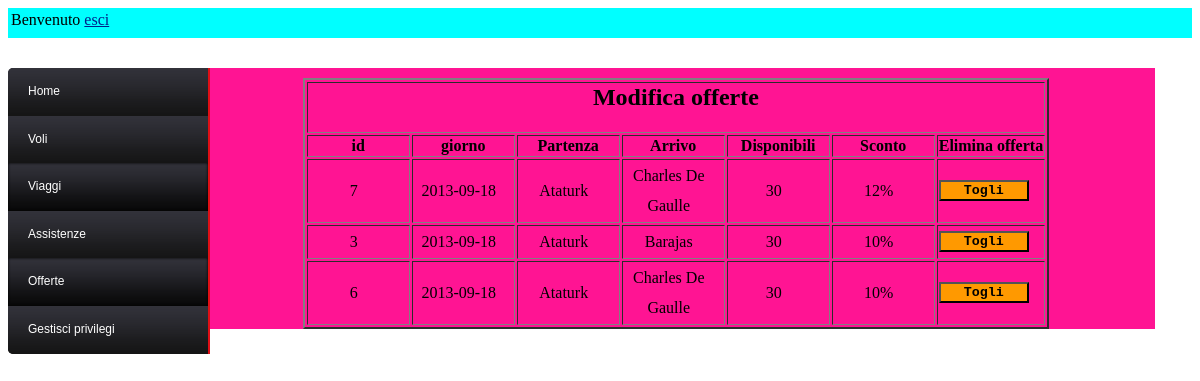
Screenshot of /admin/manageofferte.php?option=edit (signed in) with the database file from the repository.
### tables this page shows
CREATE TABLE IF NOT EXISTS `Offerte` (
  `idViaggio` int(11) NOT NULL,
  `scontoperc` int(11) DEFAULT NULL,
  `disponibili` int(11) DEFAULT NULL,
  PRIMARY KEY (`idViaggio`)
);

CREATE TABLE IF NOT EXISTS `Viaggi` (
  `idViaggio` int(11) NOT NULL AUTO_INCREMENT,
  `giorno` date NOT NULL,
  `stato` enum('effettuato','previsto','soppresso') DEFAULT 'previsto',
  `prezzoPrima` int(11) DEFAULT NULL,
  `prezzoSeconda` int(11) NOT NULL,
  `postiPrima` int(11) DEFAULT NULL,
  `postiSeconda` int(11) NOT NULL,
  `idTratta` int(11) NOT NULL,
  `inseritoDa` int(11) NOT NULL,
  PRIMARY KEY (`idViaggio`),
  KEY `inseritoDa` (`inseritoDa`),
  KEY `idTratta` (`idTratta`)
);

### admin/manageofferte.php (the view, shortened to what this page needs)
<html>
	<head>
		<head>
			<link rel="stylesheet" type="text/css" href="../component/style.css">
		</head>
	</head>
	<body link="#002089" alink="#002089" vlink="#002089">
		<?php
			if(isset($_SESSION['Privileges']) && $_SESSION['Privileges']=="Admin"){
				require "../component/db_connection.php";
				include "banneradmin.php";
				include "sidebar.php";
				if(isset($_REQUEST['option']) && $_REQUEST['option']=="insert"){
					if(isset($_REQUEST['idviaggio']) & isset($_REQUEST['disp'])){
						$idviaggio=$_GET['idviaggio'];
						$discount=$_REQUEST['discount'];
						$disp=$_REQUEST['disp'];
						$query="INSERT INTO Offerte VALUES ('$idviaggio','$discount','$disp')";
						$result = mysql_query($query,$conn) or die("Query fallita" . mysql_error($conn));
					}
					echo "<div class=\"content\">
							<div style=\"padding-left:10%\">
							<table border=\"2\">
							<tr>
								<td colspan=\"7\" align=\"center\"><h2>Inserisci offerta</h2></td>
							</tr>
							<th>id</th>
							<th>giorno</th>
							<th>Partenza</th>
							<th>Arrivo</th>
							<th>Disponibili</th>
							<th>Sconto %</th>
							<th>Azioni</th>";
								$query = "SELECT vi.idViaggio, vi.giorno, vt.Partenza, vt.Arrivo
											FROM Viaggi vi JOIN viewTratte vt ON (vi.idTratta=vt.Tratta) WHERE vi.stato='previsto'
											AND vi.idViaggio NOT IN (SELECT idViaggio FROM Offerte) ORDER BY vi.giorno";
								$result = mysql_query($query,$conn) or die("Query fallita - Select viaggi non in offerta" . mysql_error($conn));
									while ($row = mysql_fetch_row($result))
										{
										echo "<form method=\"GET\" action=\"manageofferte.php\" class=\"form\">
													<tr>
														<input type=\"hidden\" name=\"option\" value=\"insert\">
														<input type=\"hidden\" name=\"idviaggio\" value=\"$row[0]\">
														<td align=\"center\" style=\"padding-right:10px\"><label> $row[0] </label></td>
														<td align=\"center\" style=\"padding-right:10px\"><label> $row[1] </label></td>
														<td align=\"center\" style=\"padding-right:10px\"><label> $row[2] </label></td>
														<td align=\"center\" style=\"padding-right:10px\"><label> $row[3] </label></td>
														<td><input style=\"text-align:center\" type=\"TEXT\" name=\"discount\" value=\"10\"/></td>
														<td><input style=\"text-align:center\" type=\"TEXT\" name=\"disp\" value=\"30\"/></td>
														<td align=\"center\"><input type=\"submit\" value=\"Inserisci\" class=\"button\"/></td>
													</tr>
											  </form>";
									}
									echo"
							</table>
							</div>
					</div>";
				}
				elseif(isset($_REQUEST['option']) && $_REQUEST['option']=="edit"){
					echo "<div class=\"content\">
							<div style=\"padding-left:10%\">
							<table border=\"2\">
							<tr>
								<td colspan=\"7\" align=\"center\"><h2>Modifica offerte</h2></td>
							</tr>
							<th>id</th>
							<th>giorno</th>
							<th>Partenza</th>
							<th>Arrivo</th>
							<th>Disponibili</th>
							<th>Sconto</th>
							<th>Elimina offerta</th>";
								$query = "SELECT vi.idViaggio, vi.giorno, vt.Partenza, vt.Arrivo, o.disponibili, o.scontoperc
											FROM Viaggi vi JOIN viewTratte vt ON (vi.idTratta=vt.Tratta) JOIN Offerte o ON (vi.idViaggio=o.idViaggio) WHERE vi.stato='previsto' AND vi.idViaggio IN (SELECT idViaggio FROM Offerte) ORDER BY vi.giorno";
								$result = mysql_query($query,$conn) or die("Query fallita" . mysql_error($conn));
									while ($row = mysql_fetch_row($result))
										{
										echo "<form method=\"GET\" action=\"manageofferte.php\" class=\"form\">
													<tr>
														<input type=\"hidden\" name=\"option\" value=\"edit\">
														<input type=\"hidden\" name=\"idviaggio\" value=\"$row[0]\">
														<td align=\"center\" style=\"padding-right:10px\"><label> $row[0] </label></td>
														<td align=\"center\" style=\"padding-right:10px\"><label> $row[1] </label></td>
														<td align=\"center\" style=\"padding-right:10px\"><label> $row[2] </label></td>
														<td align=\"center\" style=\"padding-right:10px\"><label> $row[3] </label></td>
														<td align=\"center\" style=\"padding-right:10px\"><label> $row[4] </label></td>
														<td align=\"center\" style=\"padding-right:10px\"><label> $row[5]% </label></td>
														<td><button class=\"button\" type=\"submit\" value=\"Togli\">Togli</button></td>
													</tr>
											  </form>";
									}
									echo"
							</table>
							</div>
					</div>";
				}
			}
			else
				include "error.php";
		?>
	</body>
</html>

### component/style.css (style rules this page uses)
body { background-image: url(../images/bg.gif); }
label { display: block; line-height: 30px; width: 90px; }
.button { font-family: monospace; font-weight: bold; width: 90px; background-color: #FF9900; }
.content { width: 80%; margin-top: 30px; background-color: #FF1493; padding-top: 10px; float: left; }

### rows the page displays
offerte: idViaggio.idViaggio "7", idViaggio.giorno "2013-09-18", row "Ataturk", row "Charles De Gaulle", disponibili "30", scontoperc "12"
offerte: idViaggio.idViaggio "3", idViaggio.giorno "2013-09-18", row "Ataturk", row "Barajas", disponibili "30", scontoperc "10"
offerte: idViaggio.idViaggio "6", idViaggio.giorno "2013-09-18", row "Ataturk", row "Charles De Gaulle", disponibili "30", scontoperc "10"
